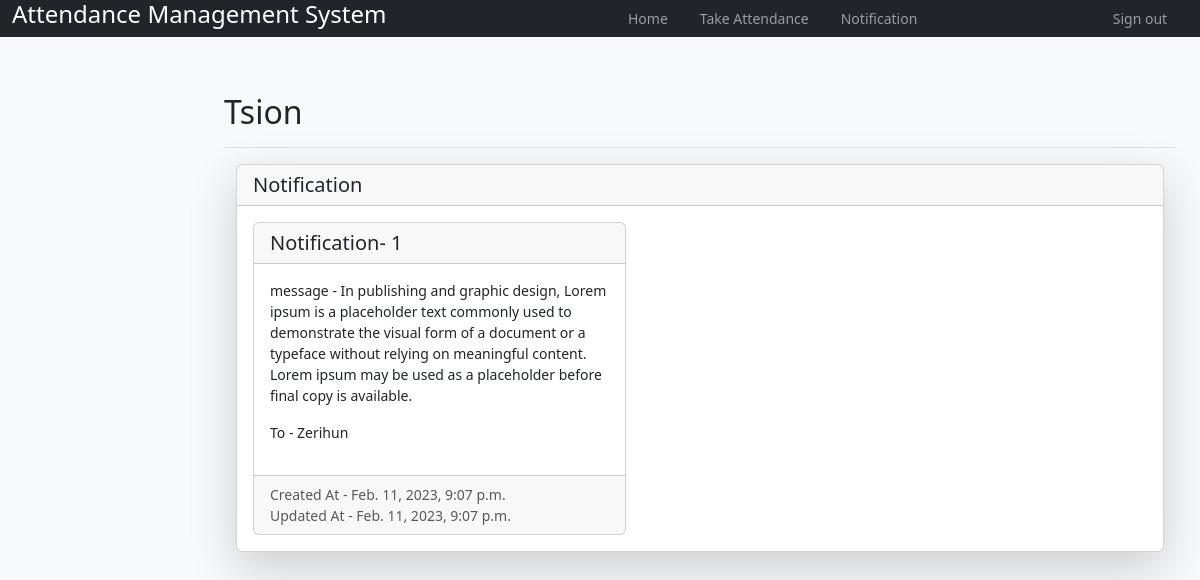
/teacher/7/notification (signed in), run on the app's committed database.
### amsApp/models.py (models this page shows, shortened)
class User(AbstractUser):
    class Role(models.TextChoices):
        ADMIN = "ADMIN", "Admin"
        STUDENT = "STUDENT", "Student"
        TEACHER = "TEACHER", "Teacher"
    base_role = Role.ADMIN
    role = models.CharField(max_length=50, choices=Role.choices)

class Teacher(models.Model):
    user = models.OneToOneField(User, on_delete=models.CASCADE)
    dept = models.ForeignKey(Dept, on_delete=models.CASCADE, null=True)
    name = models.CharField(max_length=100)
    gender = models.CharField(max_length=50, choices=gender_choice)
    DOB = models.DateField(null=True)
    def __str__(self):
        return self.name

class NotificationTeacher(models.Model):
    teacher_id = models.ForeignKey(Teacher, on_delete=models.CASCADE)
    message = models.TextField()
    created_at = models.DateTimeField(auto_now_add=True)
    updated_at = models.DateTimeField(auto_now=True)

### amsApp/views.py (the view)
# urls.py: path('teacher/<slug:teacher_id>/notification', views.t_notification, name='t_notification_url'),
@login_required()
def t_notification(request, teacher_id):
    note = NotificationTeacher.objects.filter(teacher_id=teacher_id)
    return render(request, 'teacher_notification.html', {'note':note})

### amsApp/templates/teacher_notification.html (shortened to what this page needs)
{% load static %}
{% load avatar_tags %}
{% include "header.html" %}
{% include "teacher_header.html" %}
<div class="container-fluid">
  <div class="row py-3">
    <div class="col d-flex justify-content-end">
    </div>
<main class="col-md-9 ms-sm-auto col-lg-10 px-md-4">
  <div class=" pt-3 pb-2 mb-3 border-bottom">
    <h1 class="h2">{{ request.user.teacher.name }}</h1>
  </div>
  <div class="container-fluid">
    <div class="row g-5">
        <div class="col-12">
          <div class="card shadow-lg">
              <h5 class="card-header">Notification</h5>
              <div class="card-body">
                {% for noteTeacher in note %}
                <div class="card col-5">
                  <h5 class="card-header">Notification- {{noteTeacher.id}}</h5>
                  <div class="card-body">
                    <p>
                      message - {{noteTeacher.message}}
                    </p>
                    <p>
                      To - {{noteTeacher.teacher_id}}
                    </p>
                  </div>
                  <div class="card-footer text-muted">
                    <div>Created At - {{noteTeacher.created_at}}</div>
                    <div>Updated At - {{noteTeacher.updated_at}}</div>
                  </div>
                </div>
                {% endfor %}
              </div>
          </div>
        </div>
    </div>
</div>
</main>
</div>
</div>
{% include "footer.html" %}

### amsApp/static/styles.css (style rules this page uses)
body { font-size: .875rem; }

### data on the page
User: user.teacher.name "Tsion"
NotificationTeacher: id "1", message "In publishing and graphic design, Lorem ipsum is a placeholder text commonly used to demonstrate the visual form of a document or a typeface without relying on meaningful content. Lorem ipsum may be used as a placeholder before final copy is available.", teacher_id "Zerihun", created_at "Feb. 11, 2023, 9:07 p.m.", updated_at "Feb. 11, 2023, 9:07 p.m."
